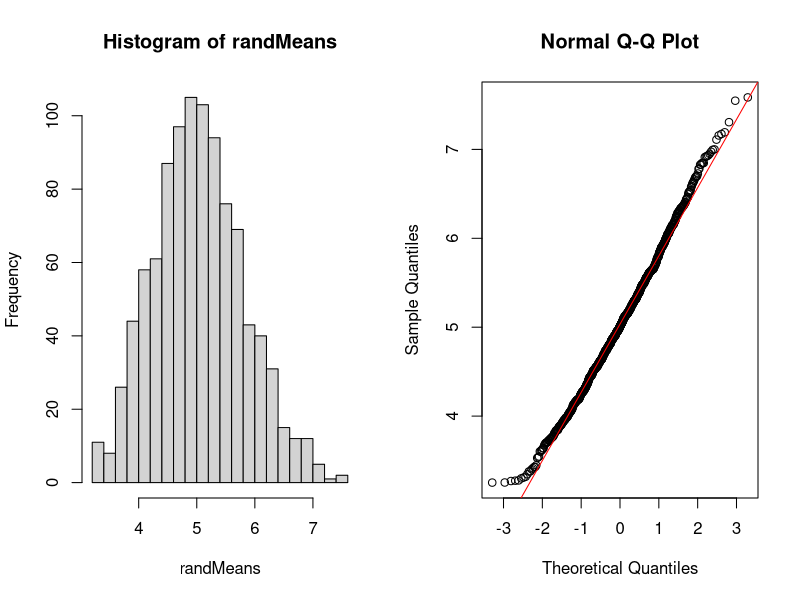

Reproduce this figure in R.
## ---- chunk 1
set.seed(5)
lambda=0.2
n=40
nosim=1000
randMeans= replicate(nosim, mean(rexp(n, lambda)))
## ---- chunk 2
mean(randMeans)
## ---- chunk 3
TheoreticalSigma=5/sqrt(40)
TheoreticalVariance=5^2/(40)
TheoreticalVariance
TheoreticalSigma
## ---- chunk 4
var(randMeans)
sd(randMeans)
## ---- chunk 5
par(mfrow=c(1,2))
hist(randMeans, breaks=20)
qqnorm(randMeans)
qqline(randMeans,col="red")
## ---- chunk 6
set.seed(5)
randSamples=replicate(nosim, rexp(nosim,lambda))
means=apply(randSamples, 2, mean)
SD=apply(randSamples, 2, sd)
ul=means+1.96*(SD/sqrt(n))
ll=means-1.96*(SD/sqrt(n))
mean(ll < 1/lambda & ul > 1/lambda)
## ---- chunk 7
mean(randMeans) +c(-1,1)*qnorm(0.975)*(5/sqrt(40))
